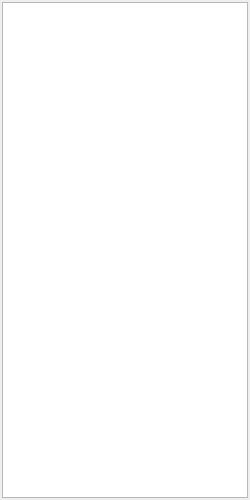
<?xml version="1.0" encoding="UTF-8"?>
<ui version="4.0">
 <class>StationTabWidgetBase</class>
 <widget class="QWidget" name="StationTabWidgetBase">
  <property name="geometry">
   <rect>
    <x>0</x>
    <y>0</y>
    <width>250</width>
    <height>500</height>
   </rect>
  </property>
  <property name="windowTitle">
   <string>Form</string>
  </property>
  <layout class="QVBoxLayout" name="verticalLayout">
   <property name="margin">
    <number>2</number>
   </property>
   <item>
    <widget class="StationTreeView" name="treeView"/>
   </item>
  </layout>
 </widget>
 <customwidgets>
  <customwidget>
   <class>StationTreeView</class>
   <extends>QTreeView</extends>
   <header>StationTreeView.h</header>
  </customwidget>
 </customwidgets>
 <resources/>
 <connections/>
</ui>
